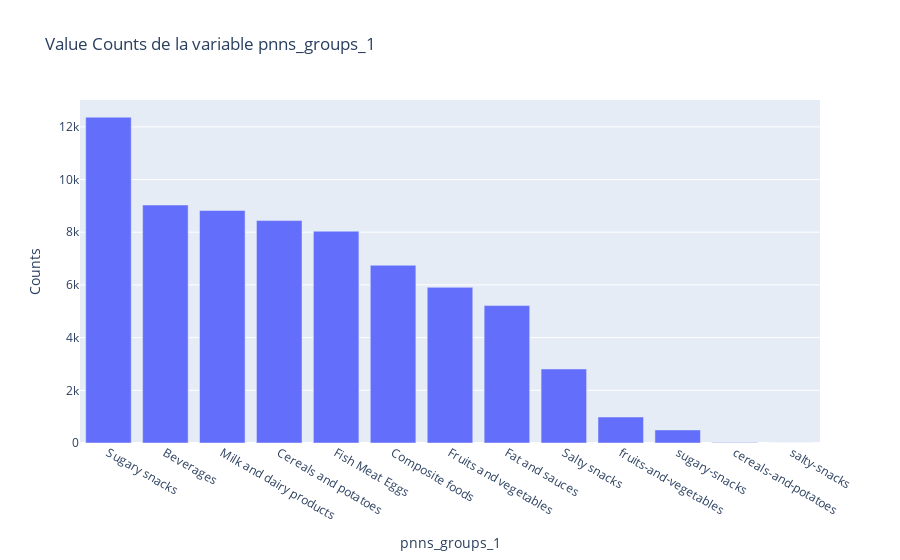

The notebook cell saved with this chart:
### Code cell
counts = df_pnns1.value_counts().reset_index()
counts.columns = ['pnns_groups_1', 'Counts']
print(df_pnns1.value_counts())
# Créer le graphique avec Plotly
fig = px.bar(counts, x='pnns_groups_1', y='Counts', title='Value Counts de la variable pnns_groups_1')

# Afficher le graphique
fig.show()

### Figure 1 — Plotly figure (JSON) as saved in the notebook; plotly's stock layout.template omitted (floating-point values rounded to 4 significant figures)
{"data": [{"alignmentgroup": "True", "hovertemplate": "pnns_groups_1=%{x}<br>Counts=%{y}<extra></extra>", "legendgroup": "", "marker": {"color": "#636efa", "pattern": {"shape": ""}}, "name": "", "offsetgroup": "", "orientation": "v", "showlegend": false, "textposition": "auto", "type": "bar", "x": ["Sugary snacks", "Beverages", "Milk and dairy products", "Cereals and potatoes", "Fish Meat Eggs", "Composite foods", "Fruits and vegetables", "Fat and sauces", "Salty snacks", "fruits-and-vegetables", "sugary-snacks", "cereals-and-potatoes", "salty-snacks"], "xaxis": "x", "y": [12368, 9033, 8825, 8442, 8041, 6747, 5908, 5216, 2809, 987, 496, 16, 1], "yaxis": "y"}], "layout": {"barmode": "relative", "legend": {"tracegroupgap": 0}, "title": {"text": "Value Counts de la variable pnns_groups_1"}, "xaxis": {"anchor": "y", "domain": [0, 1], "title": {"text": "pnns_groups_1"}}, "yaxis": {"anchor": "x", "domain": [0, 1], "title": {"text": "Counts"}}}}
